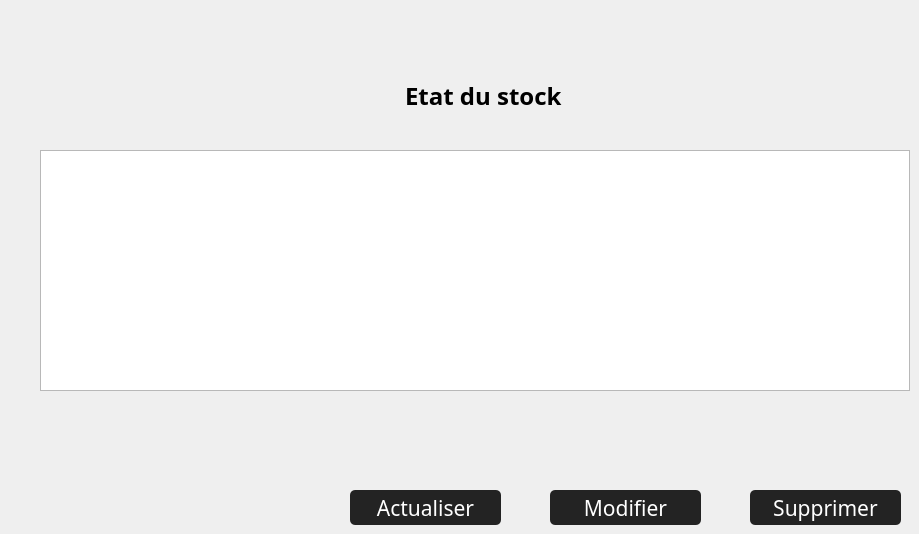
         <widget class="QWidget" name="tab_etat_stock">
          <attribute name="title">
           <string>Etat du Stock</string>
          </attribute>
          <widget class="QTableWidget" name="table_stock">
           <property name="geometry">
            <rect>
             <x>40</x>
             <y>150</y>
             <width>870</width>
             <height>241</height>
            </rect>
           </property>
           <property name="font">
            <font>
             <family>Century Gothic</family>
             <pointsize>14</pointsize>
             <weight>50</weight>
             <bold>false</bold>
            </font>
           </property>
           <property name="editTriggers">
            <set>QAbstractItemView::NoEditTriggers</set>
           </property>
           <attribute name="horizontalHeaderVisible">
            <bool>false</bool>
           </attribute>
          </widget>
          <widget class="QPushButton" name="bouton_actualiser_stock">
           <property name="geometry">
            <rect>
             <x>350</x>
             <y>490</y>
             <width>151</width>
             <height>35</height>
            </rect>
           </property>
           <property name="font">
            <font>
             <family>Century Gothic</family>
             <pointsize>16</pointsize>
             <weight>50</weight>
             <bold>false</bold>
            </font>
           </property>
           <property name="styleSheet">
            <string notr="true">QPushButton {
		color: rgb(255, 255, 255);
		background-color: rgb(35, 35, 35);
		border: 0px solid;
		border-radius:5px
}

QPushButton:hover {
		background-color: rgb(85, 170, 255);
}</string>
           </property>
           <property name="text">
            <string>Actualiser</string>
           </property>
          </widget>
          <widget class="QPushButton" name="bouton_modifier_stock">
           <property name="geometry">
            <rect>
             <x>550</x>
             <y>490</y>
             <width>151</width>
             <height>35</height>
            </rect>
           </property>
           <property name="font">
            <font>
             <family>Century Gothic</family>
             <pointsize>16</pointsize>
             <weight>50</weight>
             <bold>false</bold>
            </font>
           </property>
           <property name="styleSheet">
            <string notr="true">QPushButton {
		color: rgb(255, 255, 255);
		background-color: rgb(35, 35, 35);
		border: 0px solid;
		border-radius:5px
}

QPushButton:hover {
		background-color: rgb(85, 170, 255);
}</string>
           </property>
           <property name="text">
            <string>Modifier</string>
           </property>
          </widget>
          <widget class="QPushButton" name="bouton_supprimer_stock">
           <property name="geometry">
            <rect>
             <x>750</x>
             <y>490</y>
             <width>151</width>
             <height>35</height>
            </rect>
           </property>
           <property name="font">
            <font>
             <family>Century Gothic</family>
             <pointsize>16</pointsize>
             <weight>50</weight>
             <bold>false</bold>
            </font>
           </property>
           <property name="styleSheet">
            <string notr="true">QPushButton {
		color: rgb(255, 255, 255);
		background-color: rgb(35, 35, 35);
		border: 0px solid;
		border-radius:5px
}

QPushButton:hover {
		background-color: rgb(85, 170, 255);
}</string>
           </property>
           <property name="text">
            <string>Supprimer</string>
           </property>
          </widget>
          <widget class="QLabel" name="titre_etat_stock">
           <property name="geometry">
            <rect>
             <x>405</x>
             <y>70</y>
             <width>161</width>
             <height>51</height>
            </rect>
           </property>
           <property name="font">
            <font>
             <family>Century Gothic</family>
             <pointsize>18</pointsize>
             <weight>75</weight>
             <bold>true</bold>
            </font>
           </property>
           <property name="layoutDirection">
            <enum>Qt::LeftToRight</enum>
           </property>
           <property name="text">
            <string>Etat du stock</string>
           </property>
          </widget>
         </widget>
